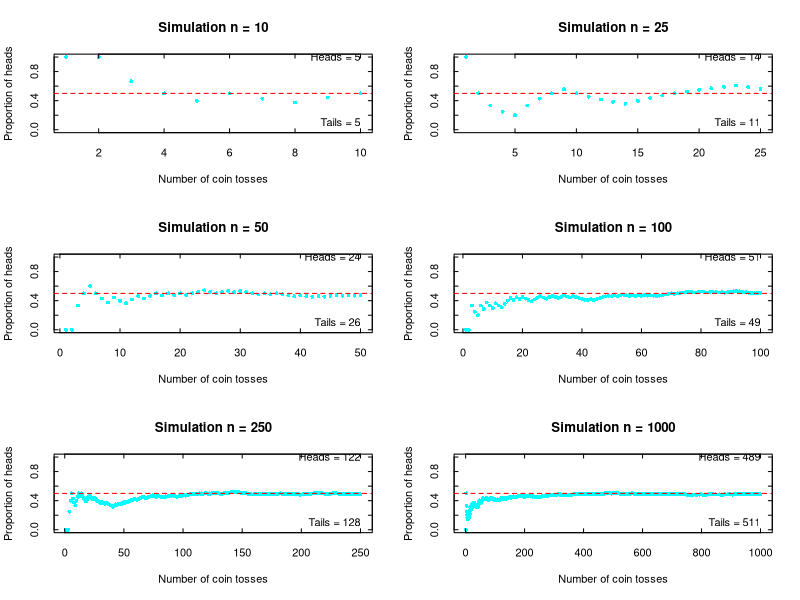

Write the R code that produced this figure.
par(mfrow = c(3, 2))

#n = 10
n <- 10
nums <- runif(10, min = 0, max = 1)

a <- matrix(nums, nrow = 10, ncol = 1)

heads <- 0
tails <- 0

#If it is less than 0.5, tails; otherwise, heads
for (i in 1:10) {
  
  if (a[i,1] < 0.5) {
    tails <- tails + 1
  } else {
    heads <- heads + 1
  }
}

#For each element: create a vector where head = 1, tail = 0
head_vec <- ifelse(a[,1] >= 0.5, 1, 0)

#Sum the heads
cum_heads <- cumsum(head_vec)


proportion <- cum_heads / (1:10)

# plot
plot(1:10, proportion,
     type = "p",
     pch = 16,       
     col = "cyan",   
     cex = 0.8,      
     ylim = c(0, 1),
     xlab = "Number of coin tosses",
     ylab = "Proportion of heads",
     main = "Simulation n = 10",
     axes = FALSE)

axis(1, labels = TRUE,  tck = 0.05)
axis(2, labels = TRUE,  tck = 0.05)
axis(3, labels = FALSE, tck = 0.05)
axis(4, labels = FALSE, tck = 0.05)

box()

abline(h = 0.5, lty = 2, col = "red")

#Heads (top row)
text(x = max(1:n), y = 0.95,
     labels = paste("Heads =", heads),
     adj = c(1, 0))  #right alignment

#Tails (bottom row)
text(x = max(1:n), y = 0.05,
     labels = paste("Tails =", tails),
     adj = c(1, 0))


#n = 25
n <- 25
nums <- runif(25, min = 0, max = 1)
a <- matrix(nums, nrow = 25, ncol = 1)

heads <- 0
tails <- 0

for (i in 1:25) {
  if (a[i,1] < 0.5) {
    tails <- tails + 1
  } else {
    heads <- heads + 1
  }
}

head_vec <- ifelse(a[,1] >= 0.5, 1, 0)
cum_heads <- cumsum(head_vec)
proportion <- cum_heads / (1:25)

# plot
plot(1:25, proportion,
     type = "p",
     pch = 16,
     col = "cyan",
     cex = 0.8,
     ylim = c(0, 1),
     xlab = "Number of coin tosses",
     ylab = "Proportion of heads",
     main = "Simulation n = 25",
     axes = FALSE)

axis(1, labels = TRUE,  tck = 0.05)
axis(2, labels = TRUE,  tck = 0.05)
axis(3, labels = FALSE, tck = 0.05)
axis(4, labels = FALSE, tck = 0.05)

box()

abline(h = 0.5, lty = 2, col = "red")

#Heads (top row)
text(x = max(1:n), y = 0.95,
     labels = paste("Heads =", heads),
     adj = c(1, 0))  #right alignment

#Tails (bottom row)
text(x = max(1:n), y = 0.05,
     labels = paste("Tails =", tails),
     adj = c(1, 0))

#n = 50
n <- 50
nums <- runif(50, min = 0, max = 1)
a <- matrix(nums, nrow = 50, ncol = 1)

heads <- 0
tails <- 0

for (i in 1:50) {
  if (a[i,1] < 0.5) {
    tails <- tails + 1
  } else {
    heads <- heads + 1
  }
}

head_vec <- ifelse(a[,1] >= 0.5, 1, 0)
cum_heads <- cumsum(head_vec)
proportion <- cum_heads / (1:50)

# plot
plot(1:50, proportion,
     type = "p",
     pch = 16,
     col = "cyan",
     cex = 0.8,            
     ylim = c(0, 1),
     xlab = "Number of coin tosses",
     ylab = "Proportion of heads",
     main = "Simulation n = 50",
     axes = FALSE)

axis(1, labels = TRUE,  tck = 0.05)
axis(2, labels = TRUE,  tck = 0.05)
axis(3, labels = FALSE, tck = 0.05)
axis(4, labels = FALSE, tck = 0.05)

box()

abline(h = 0.5, lty = 2, col = "red")

#Heads (top row)
text(x = max(1:n), y = 0.95,
     labels = paste("Heads =", heads),
     adj = c(1, 0))  #right alignment

#Tails (bottom row)
text(x = max(1:n), y = 0.05,
     labels = paste("Tails =", tails),
     adj = c(1, 0))

#n = 100
n <- 100  
nums <- runif(100, min = 0, max = 1)
a <- matrix(nums, nrow = 100, ncol = 1)

heads <- 0
tails <- 0

for (i in 1:100) {
  if (a[i,1] < 0.5) {
    tails <- tails + 1
  } else {
    heads <- heads + 1
  }
}

head_vec <- ifelse(a[,1] >= 0.5, 1, 0)
cum_heads <- cumsum(head_vec)
proportion <- cum_heads / (1:100)

# plot
plot(1:100, proportion,
     type = "p",
     pch = 16,
     col = "cyan",      
     cex = 0.8,       
     ylim = c(0, 1),
     xlab = "Number of coin tosses",
     ylab = "Proportion of heads",
     main = "Simulation n = 100",
     axes = FALSE)

axis(1, labels = TRUE,  tck = 0.05)
axis(2, labels = TRUE,  tck = 0.05)
axis(3, labels = FALSE, tck = 0.05)
axis(4, labels = FALSE, tck = 0.05)

box()

abline(h = 0.5, lty = 2, col = "red")

#Heads (top row)
text(x = max(1:n), y = 0.95,
     labels = paste("Heads =", heads),
     adj = c(1, 0))  #right alignment

#Tails (bottom row)
text(x = max(1:n), y = 0.05,
     labels = paste("Tails =", tails),
     adj = c(1, 0))

#n = 250
n <- 250
nums <- runif(250, min = 0, max = 1)
a <- matrix(nums, nrow = 250, ncol = 1)

heads <- 0
tails <- 0

for (i in 1:250) {
  if (a[i,1] < 0.5) {
    tails <- tails + 1
  } else {
    heads <- heads + 1
  }
}

head_vec <- ifelse(a[,1] >= 0.5, 1, 0)
cum_heads <- cumsum(head_vec)
proportion <- cum_heads / (1:250)

# plot
plot(1:250, proportion,
     type = "p",
     pch = 16,
     col = "cyan",
     cex = 0.8,
     ylim = c(0, 1),
     xlab = "Number of coin tosses",
     ylab = "Proportion of heads",
     main = "Simulation n = 250",
     axes = FALSE)

axis(1, labels = TRUE,  tck = 0.05)
axis(2, labels = TRUE,  tck = 0.05)
axis(3, labels = FALSE, tck = 0.05)
axis(4, labels = FALSE, tck = 0.05)

box()

abline(h = 0.5, lty = 2, col = "red")

#Heads (top row)
text(x = max(1:n), y = 0.95,
     labels = paste("Heads =", heads),
     adj = c(1, 0))  #right alignment

#Tails (bottom row)
text(x = max(1:n), y = 0.05,
     labels = paste("Tails =", tails),
     adj = c(1, 0))

#n = 1000
n <- 1000
nums <- runif(1000, min = 0, max = 1)
a <- matrix(nums, nrow = 1000, ncol = 1)

heads <- 0
tails <- 0

for (i in 1:1000) {
  if (a[i,1] < 0.5) {
    tails <- tails + 1
  } else {
    heads <- heads + 1
  }
}

head_vec <- ifelse(a[,1] >= 0.5, 1, 0)
cum_heads <- cumsum(head_vec)
proportion <- cum_heads / (1:1000)

# plot
plot(1:1000, proportion,
     type = "p",
     pch = 16,
     col = "cyan",
     cex = 0.8,
     ylim = c(0, 1),
     xlab = "Number of coin tosses",
     ylab = "Proportion of heads",
     main = "Simulation n = 1000",
     axes = FALSE)

axis(1, labels = TRUE,  tck = 0.05)
axis(2, labels = TRUE,  tck = 0.05)
axis(3, labels = FALSE, tck = 0.05)
axis(4, labels = FALSE, tck = 0.05)

box()

abline(h = 0.5, lty = 2, col = "red")

#Heads (top row)
text(x = max(1:n), y = 0.95,
     labels = paste("Heads =", heads),
     adj = c(1, 0))  #right alignment

#Tails (bottom row)
text(x = max(1:n), y = 0.05,
     labels = paste("Tails =", tails),
     adj = c(1, 0))

#GRAPH COMMENT
#In the n = 10 and n = 25 simulations, the proportion of heads fluctuates significantly and large deviations
#from the true probability (0.5) are observed in the short term. In n = 50 and n = 100,
#the fluctuations begin to decrease and the proportion converges toward 0.5.
#In the n = 250 and especially n = 1000 simulations, the fluctuations almost completely disappear,
#and the proportion stabilizes around 0.5. This behavior shows that as the number of tosses increases,
#the observed proportion converges to the true probability.


#toss coin section
count_41 <- 0
count_82 <- 0

for (j in 1:1000000) {
  nums <- runif(82, min = 0, max = 1)
  head_vec <- ifelse(nums >= 0.5, 1, 0)
  heads <- sum(head_vec)
  
  if (heads == 41) {
    count_41 <- count_41 + 1
  }
  
  if (heads == 82) {
    count_82 <- count_82 + 1
  }
}

count_41
count_82

#COMMENT
#As a result of 1,000,000 simulations, the number of experiments in which exactly 41 heads occurred varied between 87,586–87,916.
#This value is extremely close to the theoretically expected mean of 86,200
#and shows a small deviation of approximately 1.5%.

#Additionally, no simulation with 82 heads was observed. This is because,
#due to an astronomically small probability such as (0.5^82),
#such an outcome is not expected to appear in 1 million simulations.

#As a result, the obtained numbers are fully consistent with the theoretical behavior
#of the binomial distribution, and the simulation is working correctly.
